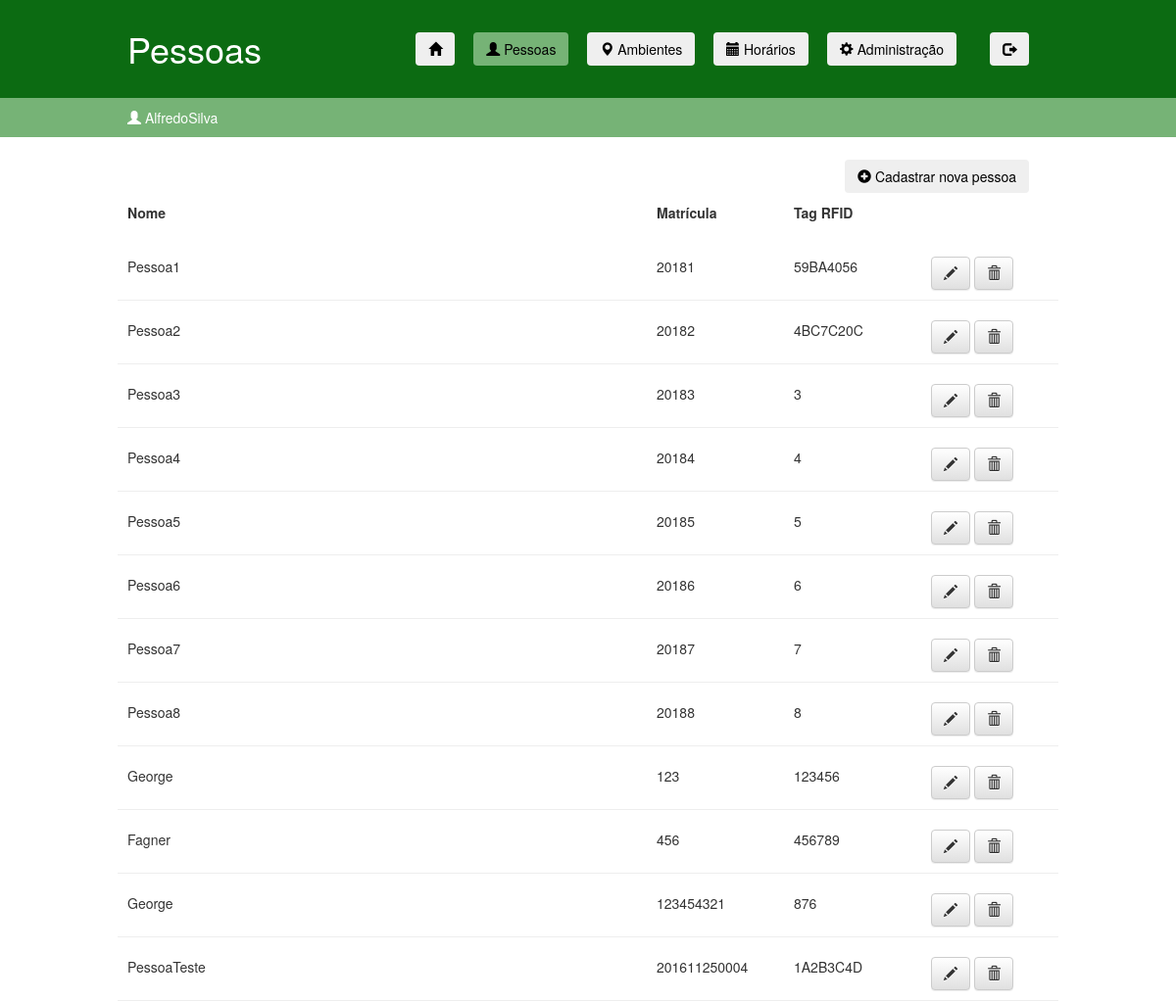
The page /people.html (signed in) on the database its author committed.
### ifaccapp/models.py (models this page shows, shortened)
class Person(models.Model):
    name = models.CharField(null=True, max_length=100, verbose_name="Nome")
    registration = models.BigIntegerField(primary_key=True, verbose_name="Matrícula")  # matrícula
    tag = models.CharField(null=True, max_length=100)

### ifaccapp/views.py (the view)
# urls.py: path('people.html', views.people, name='people'),
@login_required(redirect_field_name = None, login_url='/login.html')
def people(request):
    people = Person.objects.all()
    return render(request, 'ifaccapp/people.html', {'people': people})

### ifaccapp/templates/ifaccapp/people.html (shortened to what this page needs)
<!DOCTYPE html>
{% load static %}
<html lang="pt-br">
    <head>
        <link rel="stylesheet" href="https://maxcdn.bootstrapcdn.com/bootstrap/3.2.0/css/bootstrap.min.css">
        <link rel="stylesheet" href="https://maxcdn.bootstrapcdn.com/bootstrap/3.2.0/css/bootstrap-theme.min.css">
        <link rel="stylesheet" href="{% static 'css/ifaccapp.css' %}">
    </head>
    <body>
        <div class="page-header" style="border: none">
            <div class="linha">
                <header>
                    <div class="coluna col3">
                        <h1 class="logo">Pessoas</h1>
                    </div>
                    <div class="coluna col9">
                        <nav>
                            <ul class="menu inline sem-marcador" style="width: 700px">
                                <li>
                                    <a href="{% url 'home' %}"><button type="button" class="btn"><span class="glyphicon glyphicon-home"></span></button></a>
                                </li>
                                <li>
                                    <a href="{% url 'people' %}"><button type="button" class="btn btn-selected"><span class="glyphicon glyphicon-user"></span> Pessoas</button></a>
                                </li>
                                <li>
                                    <a href="{% url 'ambients' %}"><button type="button" class="btn"><span class="glyphicon glyphicon-map-marker"></span> Ambientes</button></a>
                                </li>
                                <li>
                                    <a href="{% url 'schedules' %}"><button type="button" class="btn"><span class="glyphicon glyphicon-calendar"></span> Horários</button></a>
                                </li>
                                <li>
                                    <a href="{% url 'administration' %}"><button type="button" class="btn"><span class="glyphicon glyphicon-cog"></span> Administração</button></a>
                                </li>
                                <li>
                                    <a href="{% url 'logout' %}"><button type="button" class="btn"><span class="glyphicon glyphicon-log-out"></span></button></a>
                                </li>
                            </ul>
                        </nav>
                    </div>
                </header>
            </div>
        </div>
        <div style="background-color: #76B376">
            <div class="linha" style="padding: 0 0 0 0">
                <header>
                    <div class="coluna col12" style="color: #FFF; font-size: 14px; text-align: left; padding: 10px 10px">
                        <span class="glyphicon glyphicon-user"></span> {{ request.user.username }}
                    </div>
                </header>
            </div>
        </div>
        <div class="content-people">
            <div class="linha-top-menu">
                <header>
                    <ul class="menu top-inline sem-marcador">
                        <li>
                            <a href="{% url 'register_person' %}"><button type="button" class="btn"><span class="glyphicon glyphicon-plus-sign"></span> Cadastrar nova pessoa</button></a>
                        </li>
                    </ul>
                </header>
            </div>
            <div class="linha">
                <div class="coluna col7">
                    <label>Nome</label>
                </div>
                <div class="coluna col2">
                    <label>Matrícula</label>
                </div>
                <div class="coluna col2">
                    <label>Tag RFID</label>
                </div>
            </div>
            {% for person in people %}
                <div class="linha" style="padding: 20px 0 10px 0; border-bottom: 1px solid #eee">
                    <div class="coluna col7">
                        {{ person.name }}
                    </div>
                    <div class="coluna col2">
                        {{ person.registration }}
                    </div>
                    <div class="coluna col2">
                        {{ person.tag }}
                    </div>
                    <div class="coluna col2">
                        <a class="btn btn-default" href="{% url 'edit_person' pk=person.pk %}"><span class="glyphicon glyphicon-pencil"></span></a>
                        <a class="btn btn-default" href="{% url 'remove_person' pk=person.pk %}"><span class="glyphicon glyphicon-trash"></span></a>
                    </div>
                </div>
            {% endfor %}
        </div>
    </body>
</html>

### ifaccapp/static/css/ifaccapp.css (style rules this page uses)
body { margin: 0; }
.page-header { background-color: #0C6B12; color: #FFFFFF; margin-top: 0; margin-bottom: 0; padding: 10px 20px 10px 20px; }
.content-people { padding-left: 30px; padding-right: 30px; }
a { color: #000000; }
.linha { width: 960px; margin: 0 auto; overflow: auto; padding: 0 0 10px 0; }
.linha-top-menu { width: 960px; margin: auto; overflow: auto; }
.coluna { padding: 0 10px; float: left; }
.col2 { width: 140px; }
.col3 { width: 220px; }
.col7 { width: 540px; }
.col9 { width: 700px; }
.col12 { width: 940px; }
ul.inline li { display: inline; margin-right: 15px; }
ul.inline li:last-child { margin-left: 15px; margin-right: 0; }
ul.top-inline li { display: inline; margin-right: 15px; }
ul.top-inline li:last-child { margin-left: 0; margin-right: 30px; }
ul.sem-marcador { list-style: none; }
.menu { text-transform: uppercase; text-align: right; margin-top: 23px; }
.btn-selected { background-color: #76B376; }

### rows shown on the page
Person: name "Pessoa1", registration "20181", tag "59BA4056"
Person: name "Pessoa2", registration "20182", tag "4BC7C20C"
Person: name "Pessoa3", registration "20183", tag "3"
Person: name "Pessoa4", registration "20184", tag "4"
Person: name "Pessoa5", registration "20185", tag "5"
Person: name "Pessoa6", registration "20186", tag "6"
Person: name "Pessoa7", registration "20187", tag "7"
Person: name "Pessoa8", registration "20188", tag "8"
Person: name "George", registration "123", tag "123456"
Person: name "Fagner", registration "456", tag "456789"
Person: name "George", registration "123454321", tag "876"
Person: name "PessoaTeste", registration "201611250004", tag "1A2B3C4D"

### other values the page prints
{{ request.user.username }} "AlfredoSilva"
